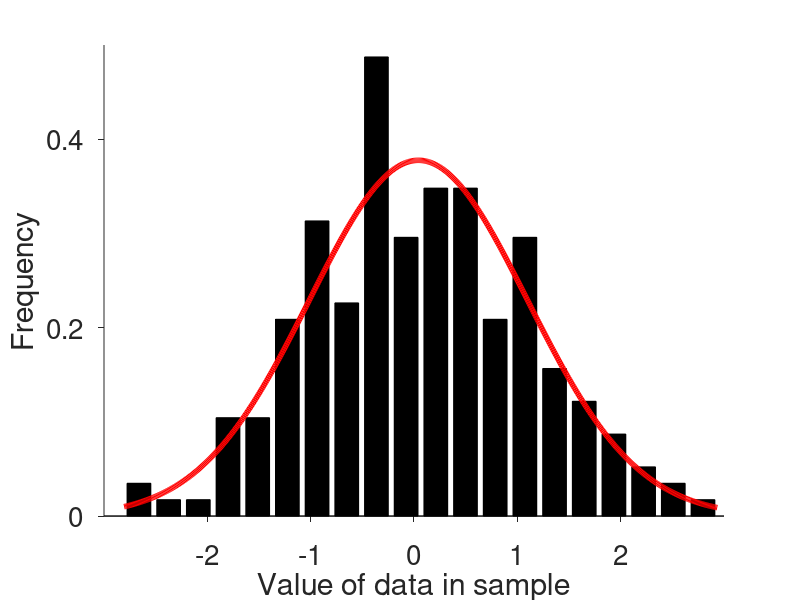
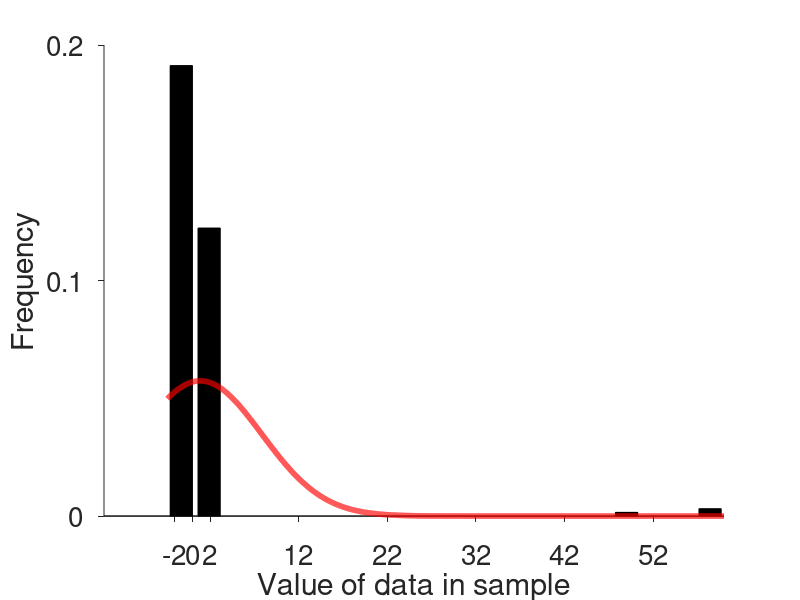
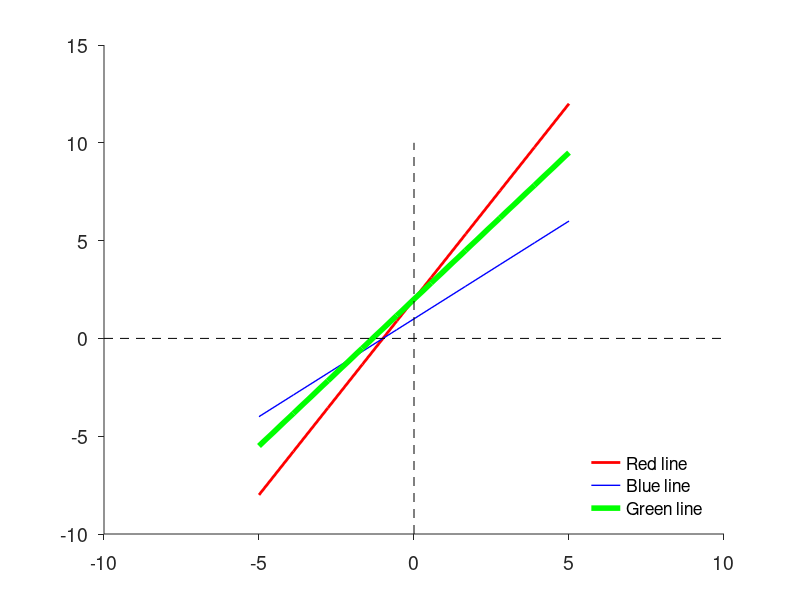

Reproduce these figures in MATLAB, in order.
%% (6) The Gaussian distribution.
% Next we will compare the gaussin distribution computed numerically using
% randn.m with the gaussian distribution computed analytically. Using an
% explicit equation fo the gaussian. 
%
% We will introduce the 'for' loop.
%
% The equation for a gaussian is
%     
%    g(x) = (1 / (s*sqrt(2*pi))) *exp(-((x-m).^2)/(2*s^2))
% 
% - m - is the mean and 
% - s - is the standard deviation.  
% 
% We can plot the Gaussian with the appropriate mean
% and standard deviation on both histograms and see how well they fit the
% data.
nSamples = 200;

% Create a new dataset with the same values as rnd_data and a few outliers
% horzcat simply adds the new values at the end of the vector d0sorted
rnd_data   = randn(1,nSamples); % Type: 'doc randn' for more information 
m   = mean(rnd_data);
sd  = std(rnd_data);
med = median(rnd_data);

% To plot the Gaussins we need to create a vector of values over which we
% will evaluate the function. These values must span the minimum and max
% value in the data we want to describe. We will (arbitraily) space the
% values over whcih we evaluate the gaussian by an interval of 0.01.
dx = 0.01;
g.x = [min(rnd_data):dx:max(rnd_data)]; % Here we create a vector 
                                        % of linearly increasing values.
% Note that here we are introducing a structure. doc it!

% Next we will use a 'for loop'. 
% FOR loops are fundamental in programming. They allow the computer to
% repeate an operation many times. A decided number of times. They also
% allow reading inside long vectors at different locations. FOr exampel
% herefater we will Read x at each entry and evaluate the Gaussian function
% at each x.
%
% To do so we loop over the x values and calculate the p(x) value returned
% by the gaussian using the equation above.  This is done by plugging each
% x value into the equation one at a time.
% 
% Note that we are using sd and m from the data set above called
% rnd_data.
for ii = 1:length(g.x) % For each element in x perform the operations before 'end'
    g.y(ii) = (1 / (sd*sqrt(2*pi))) * exp(-((g.x(ii)-m)^2)/(2*sd^2));
end

% In matLab many operations can be performed avoiding FOR loops. This is
% why we have not encountered a for loop yet. The following is the way you
% woudl perform the operation without a FOR loop.
% 
% The dot operators perform arithmetic element-wise and they are useful for
% writing vectorized code.  So remember .* is different from *
g.y = (1 / (sd*sqrt(2*pi))) * exp(-((g.x-m).^2)/(2*sd^2));

% Now we will open a new figure window and plot the gaussian over the
% histogram
figure('name','Gaussian distribution', 'color','w'); 
hold on;

% First we plot the histogram, but the y-axis is now in units of relative
% fractions instead of absolute counts.  by doing so, we can now plot the
% actual Gaussian probability distribution on top of the histogram and it
% will comparable in scale.
[h.y,h.x] = hist(rnd_data,round(nSamples*.1)); % We are introducing 'round.m' doc it! 

% The Gaussian is a probability distribution. To plor the data and the
% Gaussin on top of eachothers we need to normalize the histogram so that
% the heigth does nto represent 'frequecny' but 'probability.' To do so, we
% compute the total area of the histogram by multiplying the bin width by
% the height of the bins.

% We divide by the area of the bins (black in the figure)
% This will compute the total area of the histogram by multiplying the bin
% width by the height of the bins.
area    = diff(h.x(1:2)) * sum(h.y);
h.yprob = h.y/area;

% Now when we plot the histogram bins we scale them by the total area
% of the histogram to rescale the histogram to have an area of 1.
% This is an essential feature of a probability distribution. The total
% probability for all the events the disgribution describes is '1' or '100'
% probability, this means that the area under the curve is 1.
bar(h.x,h.yprob,'k');

% Now we plot a line with the calculated height of the gaussian, y, for
% each value, x.
plot(g.x,g.y,'-r','linewidth',4);
ylabel('Frequency')
xlabel('Value of data in sample')
set(gca,'xlim',[-3 3], 'tickdir','out', ...
    'ytick',[0 .2 .4 .6], ...
    'xtick',[-2, -1, 0, 1, 2], ...
    'fontsize',20)

%% (7) Now we will plot the gaussian for a sample with outliers:
% How does the gaussian represent this sample with outliers?
nSamples = 200;

% Generate gaussian random data
rnd_data   = randn(1,nSamples); % Type: 'doc randn' for more information 
rnd_data_o = horzcat(rnd_data, 60, 50, 60); 
m   = mean(rnd_data_o);
sd  = std(rnd_data_o);
med = median(rnd_data_o);

% Generate the Gaussian
dx = 0.01;
g.x = [min(rnd_data_o):dx:max(rnd_data_o)]; 
g.y = (1 / (sd*sqrt(2*pi))) * exp(-((g.x-m).^2)/(2*sd^2));
[h.y,h.x] = hist(rnd_data_o,round(nSamples*.1)); % We are introducing 'round.m' doc it! 
h.area    = diff(h.x(1:2)) * sum(h.y);
h.yprob = h.y/h.area;

% Plot
figure('name','Gaussian distribution outliers', 'color','w'); 
hold on;
bar(h.x,h.yprob,'k');
plot(g.x,g.y,'-r','linewidth',4);
ylabel('Frequency')
xlabel('Value of data in sample')
set(gca,'xlim',[-10 60], 'tickdir','out', ...
    'ytick',[0 .1 .2], ...
    'xtick',[-2, 0, 2:10:60], ...
    'fontsize',20);

%% Plotting a line
% Here ater we will plot a line and make a few examples of their slopes

% Define the equation of a line
x = linspace(-5,5,10);% Please study the help of the new function 'linspace'
slopes = [2 1 1.5];
intercepts = [2 1 2];

% We loop over each slope and intercept and compute the values for the
% line. We store them into a variabile and plot them later on
for ii = 1:length(slopes)
    y(ii,:) = slopes(ii).*x + intercepts(ii);
end

% We now prepare colors and line properties for each line
% First we use a structure to store in a compact for all the formatting
% information. Color and lineWdth.
%
% A structure is "a variables that contains variables" like 'property' below
% contains 'color' and 'linewidth.' The structure I create below contains
% two 'fields' color and linewidth. Color is a cell array, which means it
% can contains multiple types of variables, numbers or characters, for
% example. The filed linewdth is a numeric vector. How do you recognize a
% cell array from a numeric array? The curly parenthesis {} vs. [].
property.color     = {'r-','b-','g-'}; 
property.linewidth = [2 1 4];

% We open a window where we will plot the lines
figure('name','Lines!','color','w');
hold on

% We plot one line at the time
for ii = 1:length(slopes)
    plot(x,y(ii,:),property.color{ii},'linewidth',property.linewidth(ii))
end

% Lets add axis going through the center of the coordiante frame (0,0)
plot([0 0],[-10 10],'k--')
plot([-10 10],[0 0],'k--')
set(gca,'tickdir','out','box','off','fontsize',14)
legend({'Red line','Blue line','Green line'},'box', 'off','location','southeast');

